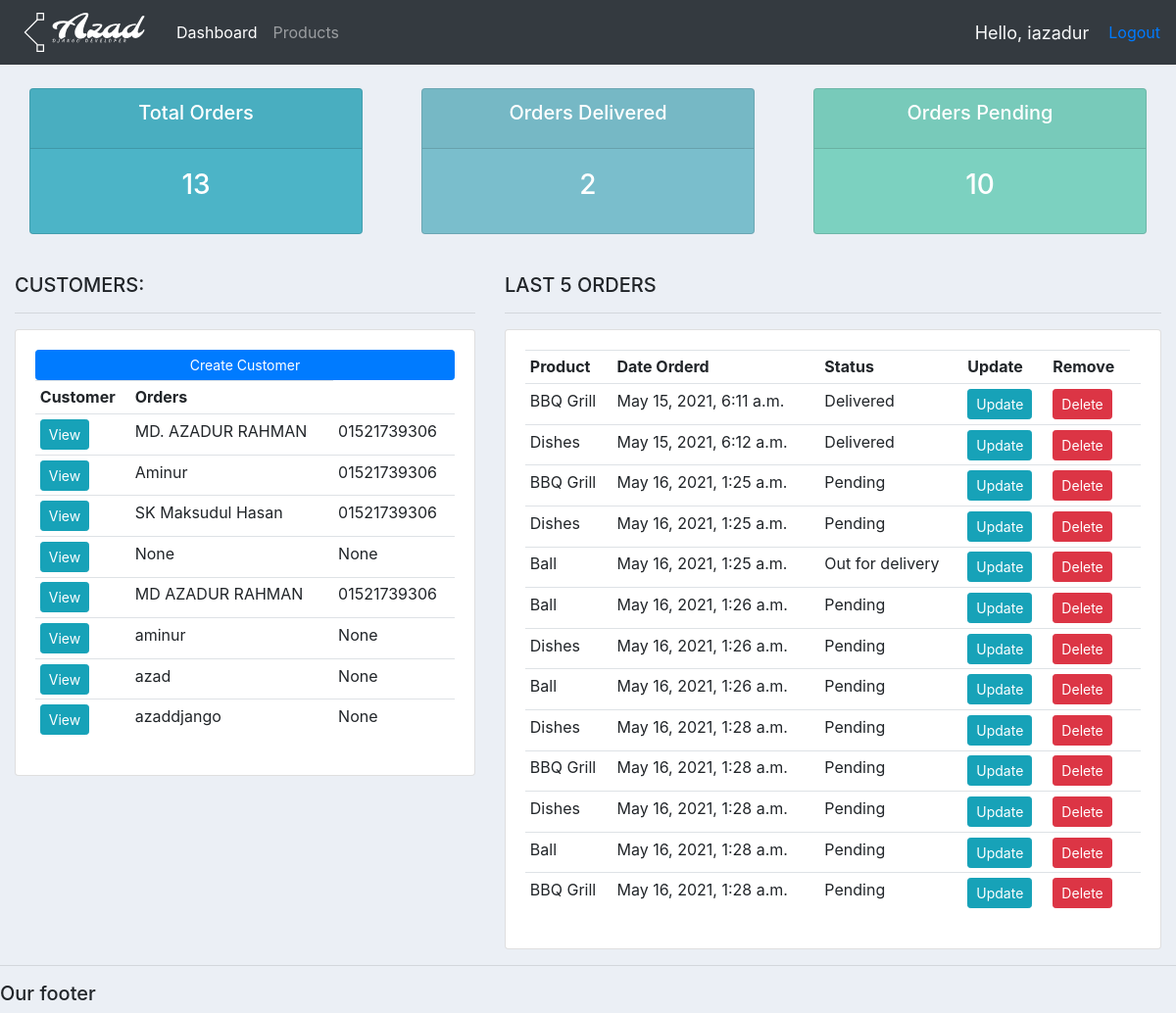
The app's page / (signed in) with its own data.
### accounts/models.py (models this page shows, shortened)
class Customer(models.Model):
	user = models.OneToOneField(User, null=True, blank=True, on_delete=models.CASCADE)
	name = models.CharField(max_length=200, null=True)
	phone = models.CharField(max_length=200, null=True)
	email = models.CharField(max_length=200, null=True)
	profile_pic = models.ImageField(default="profile.png", null=True, blank=True)
	date_created = models.DateTimeField(auto_now_add=True, null=True)

class Order(models.Model):
	STATUS = (
			('Pending', 'Pending'),
			('Out for delivery', 'Out for delivery'),
			('Delivered', 'Delivered'),
			)
	customer = models.ForeignKey(Customer, null=True, on_delete= models.SET_NULL)
	product = models.ForeignKey(Product, null=True, on_delete= models.SET_NULL)
	date_created = models.DateTimeField(auto_now_add=True, null=True)
	status = models.CharField(max_length=200, null=True, choices=STATUS)
	note = models.CharField(max_length=1000, null=True, )

class Product(models.Model):
	CATEGORY = (
			('Indoor', 'Indoor'),
			('Out Door', 'Out Door'),
			)
	name = models.CharField(max_length=200, null=True)
	price = models.FloatField(null=True)
	category = models.CharField(max_length=200, null=True, choices=CATEGORY)
	description = models.CharField(max_length=200, null=True, blank=True)
	date_created = models.DateTimeField(auto_now_add=True, null=True)
	tags = models.ManyToManyField(Tag)
	def __str__(self):
		return self.name

### accounts/decoraters.py (the view)
    def wrapper_funcion(request, *args, **kwargs):
        group = None
        if request.user.groups.exists():
            group = request.user.groups.all()[0].name
        if group=='customer':
            return redirect('user-page')
        if group=='admin':
            return view_func(request, *args, **kwargs)

### accounts/decoraters.py (called while the page is built)
def admin_only(view_func):
    def wrapper_funcion(request, *args, **kwargs):
        group = None
        if request.user.groups.exists():
            group = request.user.groups.all()[0].name
        if group=='customer':
            return redirect('user-page')
        if group=='admin':
            return view_func(request, *args, **kwargs)
    return wrapper_funcion

### accounts/views.py (called while the page is built)
@login_required(login_url='login')
@admin_only
def home(request):
	orders = Order.objects.all()
	customers = Customer.objects.all()
	total_customers = customers.count()
	total_orders = orders.count()
	delivered = orders.filter(status='Delivered').count()
	pending = orders.filter(status='Pending').count()
	context= {
		'orders': orders,
		'customers': customers,
		'total_customers': total_customers,
		'total_orders': total_orders,
		'delivered': delivered,
		'pending': pending,
	}
	return render(request, 'accounts/dashboard.html', context)

### accounts/templates/accounts/dashboard.html
{%  extends 'accounts/main.html' %}
{% block content %}
{%  include 'accounts/status.html' %}
<br>
<div class="row">
	<div class="col-md-5">
		<h5>CUSTOMERS:</h5>
		<hr>
		<div class="card card-body">
			<a class="btn btn-primary  btn-sm btn-block" href="">Create Customer</a>
			<table class="table table-sm">
				<tr>
					<th>Customer</th>
					<th>Orders</th>
				</tr>
				{% for customer in customers %}
				<tr>
					<td><a class="btn btn-sm btn-info" href="{% url 'customer' customer.id %}">View </a></td>
					<td>{{customer.name}}</td>
					<td>{{customer.phone}}</td>
				</tr>
				{% endfor %}
			</table>
		</div>
	</div>
	<div class="col-md-7">
		<h5>LAST 5 ORDERS</h5>
		<hr>
		<div class="card card-body">
			<table class="table table-sm">
				<tr>
					<th>Product</th>
					<th>Date Orderd</th>
					<th>Status</th>
					<th>Update</th>
					<th>Remove</th>
				</tr>
				{% for order in orders %}
				<tr>
					<td>{{order.product}}</td>
					<td>{{order.date_created}}</td>
					<td>{{order.status}}</td>
					<td><a class="btn btn-sm btn-info" href="{% url 'update_order' order.id %}">Update</a></td>
					<td><a class="btn btn-sm btn-danger" href="{% url 'delete_order' order.id %}">Delete</a></td>
					<td></td>
				</tr>
				{% endfor %}
			</table>
		</div>
	</div>
</div>
{% endblock %}

### accounts/templates/accounts/main.html (shortened to what this page needs)
{% load static %}
<!DOCTYPE html>
<html>
<head>
	<link rel="stylesheet" href="https://stackpath.bootstrapcdn.com/bootstrap/4.3.1/css/bootstrap.min.css">
	<link rel="stylesheet" href="{% static '/css/main.css' %}">
</head>
<body>
	{%  include 'accounts/navbar.html' %}
	<div class="container-fluid">
	{% block content %}
	{% endblock %}
    </div>
	<hr>
	<h5>Our footer</h5>
</body>
</html>

### accounts/templates/accounts/navbar.html (shortened to what this page needs)
{% load static %}
<nav class="navbar navbar-expand-lg navbar-dark bg-dark">
  <img src="{% static 'images/logo.svg' %}" alt="" class="navbar-brand logo">
  <div class="collapse navbar-collapse" id="navbarNav">
    <ul class="navbar-nav">
      {% if request.user.is_staff %}
      <li class="nav-item active">
        <a class="nav-link" href="{% url 'home' %}">Dashboard</a>
      </li>
      <li class="nav-item">
        <a class="nav-link" href="{% url 'products' %}">Products</a>
      </li>
      {% else %}
       <li class="nav-item">
        <a class="nav-link" href="{% url 'account' %}">Settings</a>
      </li>
      {% endif %}
    </ul>
  </div>
  <span class="hello-msg text-light">Hello, {{request.user}} </span>
  <span><a href="{% url 'logout' %}">Logout</a></span>
</nav>

### accounts/templates/accounts/status.html
<br>
<div class="row">
	<div class="col">
		<div class="col-md">
			<div class="card text-center text-white  mb-3" id="total-orders">
			  	<div class="card-header">
			  		<h5 class="card-title">Total Orders</h5>
			  	</div>
			  	<div class="card-body">
			    	<h3 class="card-title">{{total_orders}}</h3>
			  	</div>
			</div>
		</div>
	</div>
	<div class="col">
		<div class="col-md">
			<div class="card text-center text-white  mb-3" id="orders-delivered">
			  	<div class="card-header">
			  		<h5 class="card-title">Orders Delivered</h5>
			  	</div>
			  	<div class="card-body">
			    	<h3 class="card-title">{{delivered}}</h3>
			  	</div>
			</div>
		</div>
	</div>
	<div class="col">
		<div class="col-md">
			<div class="card text-center text-white  mb-3" id="orders-pending">
			  	<div class="card-header">
			  		<h5 class="card-title">Orders Pending</h5>
			  	</div>
			  	<div class="card-body">
			    	<h3 class="card-title">{{pending}}</h3>
			  	</div>
			</div>
		</div>
	</div>
</div>

### static/css/main.css (style rules this page uses)
body { background-color: #ebeff5; }
#total-orders { background-color: #4cb4c7; }
#orders-delivered { background-color: #7abecc; }
#orders-pending { background-color: #7CD1C0; }
.logo { height: 50px; width: 140px; }

### accounts/templates/accounts/navbar.html (style rules this page uses)
.hello-msg { font-size: 18px; color: #fff; margin-right: 20px; }

### records on screen
Customer: name "MD. AZADUR RAHMAN", phone "01521739306"
Customer: name "Aminur", phone "01521739306"
Customer: name "SK Maksudul Hasan", phone "01521739306"
Customer: name "None", phone "None"
Customer: name "MD AZADUR RAHMAN", phone "01521739306"
Customer: name "aminur", phone "None"
Customer: name "azad", phone "None"
Customer: name "azaddjango", phone "None"
Order: product "BBQ Grill", date_created "May 15, 2021, 6:11 a.m.", status "Delivered"
Order: product "Dishes", date_created "May 15, 2021, 6:12 a.m.", status "Delivered"
Order: product "BBQ Grill", date_created "May 16, 2021, 1:25 a.m.", status "Pending"
Order: product "Dishes", date_created "May 16, 2021, 1:25 a.m.", status "Pending"
Order: product "Ball", date_created "May 16, 2021, 1:25 a.m.", status "Out for delivery"
Order: product "Ball", date_created "May 16, 2021, 1:26 a.m.", status "Pending"
Order: product "Dishes", date_created "May 16, 2021, 1:26 a.m.", status "Pending"
Order: product "Ball", date_created "May 16, 2021, 1:26 a.m.", status "Pending"
Order: product "Dishes", date_created "May 16, 2021, 1:28 a.m.", status "Pending"
Order: product "BBQ Grill", date_created "May 16, 2021, 1:28 a.m.", status "Pending"
Order: product "Dishes", date_created "May 16, 2021, 1:28 a.m.", status "Pending"
Order: product "Ball", date_created "May 16, 2021, 1:28 a.m.", status "Pending"
Order: product "BBQ Grill", date_created "May 16, 2021, 1:28 a.m.", status "Pending"

### other values on screen
{{ request.user }} "iazadur"
{{ total_orders }} "13"
{{ delivered }} "2"
{{ pending }} "10"
